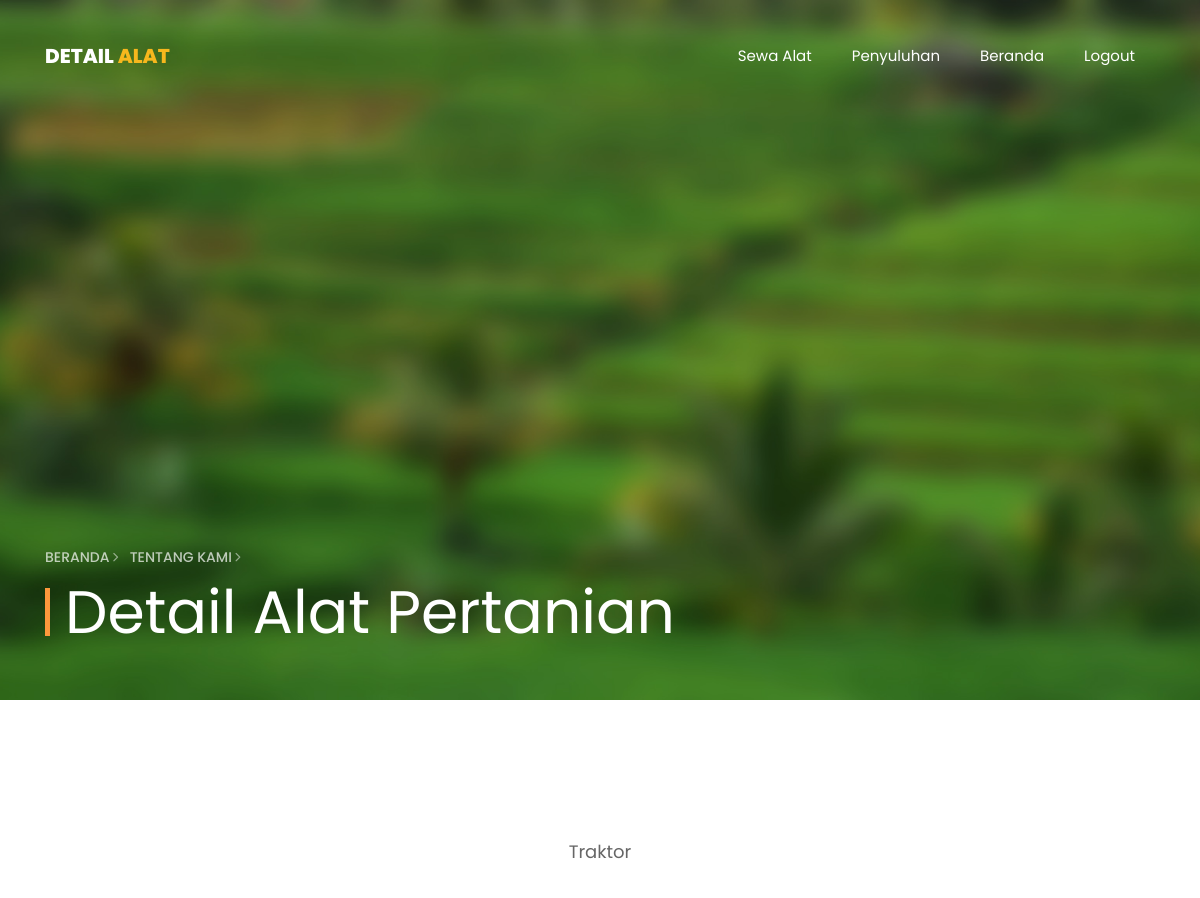
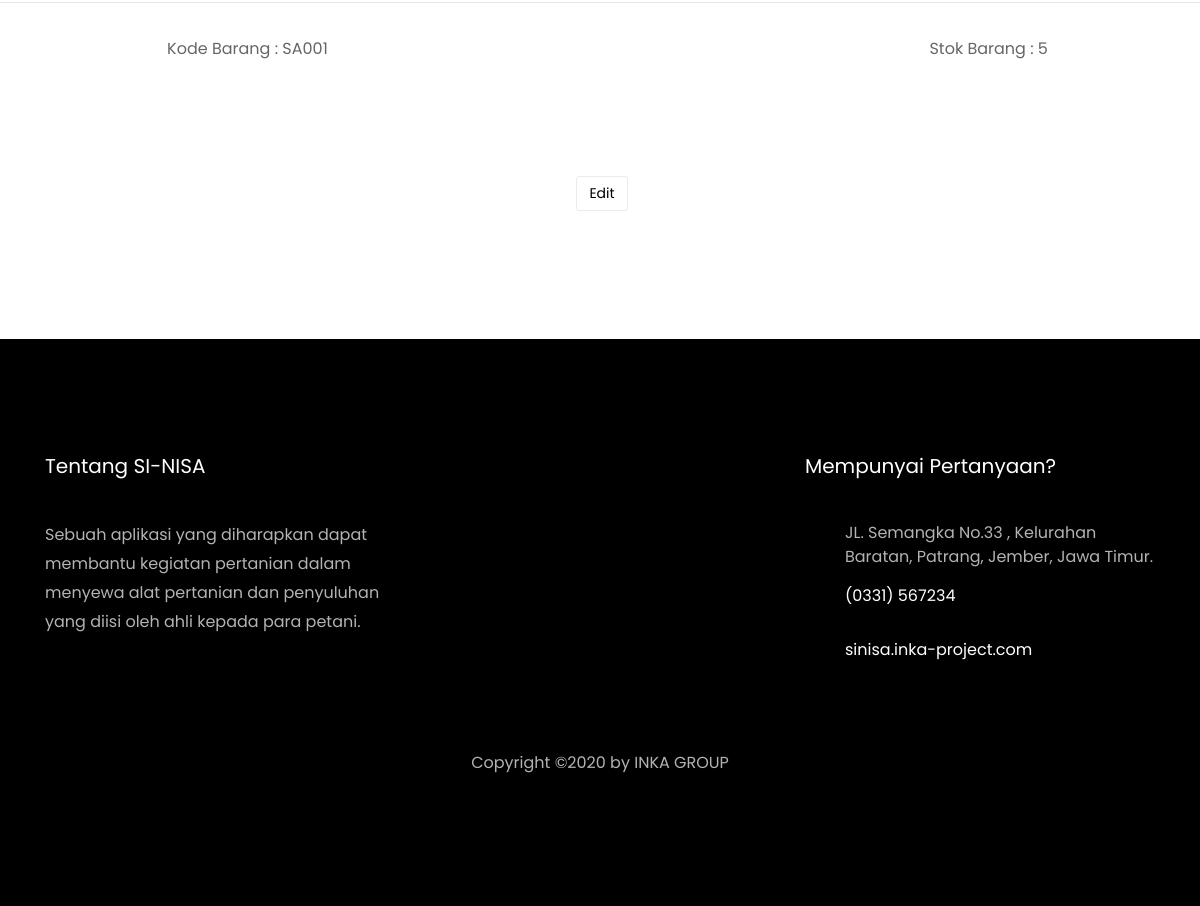
Page /sewaalat/detailbarang_admin.php?id=SA001 on the committed database (2 pictures, top to bottom).
### tables this page shows
CREATE TABLE `barang` (
  `id_barang` varchar(5) NOT NULL,
  `nama_barang` varchar(20) NOT NULL,
  `harga` int(11) NOT NULL,
  `stok` int(11) NOT NULL,
  `gambar` varchar(255) NOT NULL
);

### sewaalat/detailbarang_admin.php (the view, shortened to what this page needs)
<?php
  require_once '../koneksi.php';
?>
<!DOCTYPE html>
<html lang="en">
  <head>
    <link rel="stylesheet" href="css/open-iconic-bootstrap.min.css">
    <link rel="stylesheet" href="css/animate.css">
    <link rel="stylesheet" href="css/owl.carousel.min.css">
    <link rel="stylesheet" href="css/owl.theme.default.min.css">
    <link rel="stylesheet" href="css/magnific-popup.css">
    <link rel="stylesheet" href="css/aos.css">
    <link rel="stylesheet" href="css/ionicons.min.css">
    <link rel="stylesheet" href="css/bootstrap-datepicker.css">
    <link rel="stylesheet" href="css/jquery.timepicker.css">
    <link rel="stylesheet" href="css/flaticon.css">
    <link rel="stylesheet" href="css/icomoon.css">
    <link rel="stylesheet" href="css/style.css">
  </head>
  <body>
	  <nav class="navbar navbar-expand-lg navbar-dark ftco_navbar bg-dark ftco-navbar-light" id="ftco-navbar">
	    <div class="container">
	      <a class="navbar-brand" href="">Detail <span>Alat</span></a>
	      <div class="collapse navbar-collapse" id="ftco-nav">
	        <ul class="navbar-nav ml-auto">
	          <li class="nav-item"><a href="sewaadmin.php" class="nav-link">Sewa Alat</a></li>
            <li class="nav-item"><a href="../indexpenyuluhan.php" class="nav-link">Penyuluhan</a></li>
            <li class="nav-item"><a href="../index_admin.php" class="nav-link">Beranda</a></li>
            <li class="nav-item"><a href="../logout.php" class="nav-link">Logout</a></li>
	        </ul>
	      </div>
	    </div>
	  </nav>
    <section class="hero-wrap hero-wrap-2 js-fullheight" style="background-image: url('images/sawah.jpg');" data-stellar-background-ratio="0.5">
      <div class="overlay"></div>
      <div class="container">
        <div class="row no-gutters slider-text js-fullheight align-items-end justify-content-start">
          <div class="col-md-9 ftco-animate pb-5">
          	<p class="breadcrumbs"><span class="mr-2"><a href="../index_admin.php">Beranda <i class="ion-ios-arrow-forward"></i></a></span> <span><a href="../about.php">Tentang Kami <i class="ion-ios-arrow-forward"></i></a></span></p>
            <h1 class="mb-3 bread">Detail Alat Pertanian</h1>
          </div>
        </div>
      </div>
    </section>
    <section class="ftco-section ftco-alat-details">
      <?php if (isset($_GET['id'])): ?>
      <?php
        $id = $_GET['id'];
        $result = mysqli_query($host,"SELECT * FROM barang WHERE id_barang = '$id'");
      ?>
      <?php while ($data = mysqli_fetch_assoc($result)) { ?>
      	<div class="row">
      		<div class="col-md-12 pills">
						<div class="bd-example bd-example-tabs">
							<div class="d-flex justify-content-center">
							  <ul class="nav nav-pills mb-3" id="pills-tab" role="tablist">
							    <li class="nav-item">
							      <p><?= $data['nama_barang']; ?></p>
							    </li>
							  </ul>
							</div>
						  <div class="tab-content" id="pills-tabContent">
						    <div class="tab-pane fade show active" id="pills-description" role="tabpanel" aria-labelledby="pills-description-tab">
                  <div class="row block-9 justify-content-center mb-5">
          <div class="col-md-8 mb-md-5">
						      <p>Kode Barang : <?= $data['id_barang']; ?></p>
                </div>
                <div class="form-group">
                <p>Stok Barang : <?= $data['stok']; ?></p>
                </div>
            </div>
            <center><div><a href="editbarang_admin.php?id=<?php echo $data['id_barang']; ?>" class="btn btn-black btn-outline-black ml-1">Edit</a>
            </div>
          </center>
          </div>
						  </div>
						</div>
		      </div>
				</div>
      <?php } ?>
      <?php endif ?>
    </section>
    <footer class="ftco-footer ftco-bg-dark ftco-section">
      <div class="container">
        <div class="row mb-5">
          <div class="col-md">
            <div class="ftco-footer-widget mb-4">
              <h2 class="ftco-heading-2">Tentang SI-NISA</h2>
              <p>Sebuah aplikasi yang diharapkan dapat membantu kegiatan pertanian dalam menyewa alat pertanian dan penyuluhan yang diisi oleh ahli kepada para petani.</p>
            </div>
          </div>
          <div class="col-md"></div>
          <div class="col-md">
            <div class="ftco-footer-widget mb-4">
            	<h2 class="ftco-heading-2">Mempunyai Pertanyaan?</h2>
            	<div class="block-23 mb-3">
	              <ul>
	                <li><span class="icon icon-map-marker"></span><span class="text">JL. Semangka No.33 , Kelurahan Baratan, Patrang, Jember, Jawa Timur.</span></li>
	                <li><a href="#"><span class="icon icon-phone"></span><span class="text"> (0331) 567234</span></a></li>
	                <li><a href="#"><span class="icon icon-envelope"></span><span class="text">sinisa.inka-project.com</span></a></li>
	              </ul>
	            </div>
            </div>
          </div>
        </div>
        <div class="row">
          <div class="col-md-12 text-center">
            <p>
  Copyright &copy;<script>document.write(new Date().getFullYear());</script> by <a target="_blank">INKA GROUP</a></p>
          </div>
        </div>
      </div>
    </footer>
  </body>
</html>

### sewaalat/css/icomoon.css (style rules this page uses)
[class^="icon-"], [class*=" icon-"] { font-family: 'icomoon' !important; speak: none; font-style: normal; font-weight: normal; font-variant: normal; text-transform: none; line-height: 1; -webkit-font-smoothing: antialiased; -moz-osx-font-smoothing: grayscale; }
.icon-map-marker:before { content: "\f041"; }
.icon-phone:before { content: "\f095"; }
.icon-envelope:before { content: "\f0e0"; }

### rows in the picture
barang: nama_barang "Traktor", id_barang "SA001", stok "5"
